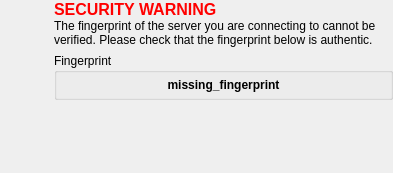
<ui version="4.0" >
 <class>FingerprintVerifyDialog</class>
 <widget class="QWidget" name="FingerprintVerifyDialog" >
  <property name="geometry" >
   <rect>
    <x>0</x>
    <y>0</y>
    <width>393</width>
    <height>173</height>
   </rect>
  </property>
  <layout class="QGridLayout" >
   <property name="leftMargin" >
    <number>0</number>
   </property>
   <property name="topMargin" >
    <number>0</number>
   </property>
   <property name="rightMargin" >
    <number>0</number>
   </property>
   <property name="bottomMargin" >
    <number>0</number>
   </property>
   <item row="0" column="0" >
    <layout class="QVBoxLayout" >
     <item>
      <widget class="QLabel" name="icon" >
       <property name="minimumSize" >
        <size>
         <width>48</width>
         <height>48</height>
        </size>
       </property>
       <property name="text" >
        <string/>
       </property>
      </widget>
     </item>
     <item>
      <spacer>
       <property name="orientation" >
        <enum>Qt::Vertical</enum>
       </property>
       <property name="sizeHint" >
        <size>
         <width>20</width>
         <height>171</height>
        </size>
       </property>
      </spacer>
     </item>
    </layout>
   </item>
   <item row="0" column="1" >
    <layout class="QVBoxLayout" >
     <item>
      <widget class="QLabel" name="label" >
       <property name="text" >
        <string>&lt;html>&lt;head>&lt;meta name="qrichtext" content="1" />&lt;style type="text/css">
p, li { white-space: pre-wrap; }
&lt;/style>&lt;/head>&lt;body style=" font-family:'Sans Serif'; font-size:9pt; font-weight:400; font-style:normal;">
&lt;p style=" margin-top:0px; margin-bottom:0px; margin-left:0px; margin-right:0px; -qt-block-indent:0; text-indent:0px;">&lt;span style=" font-size:12pt; font-weight:600; color:#ff0000;">SECURITY WARNING&lt;/span>&lt;/p>
&lt;p style=" margin-top:0px; margin-bottom:0px; margin-left:0px; margin-right:0px; -qt-block-indent:0; text-indent:0px; font-weight:600; color:#ff0000;">&lt;span style=" font-weight:400; color:#000000;">The fingerprint of the server you are connecting to cannot be verified. Please check that the fingerprint below is authentic.&lt;/span>&lt;/p>&lt;/body>&lt;/html></string>
       </property>
       <property name="wordWrap" >
        <bool>true</bool>
       </property>
      </widget>
     </item>
     <item>
      <widget class="QGroupBox" name="groupBox" >
       <property name="sizePolicy" >
        <sizepolicy vsizetype="Preferred" hsizetype="MinimumExpanding" >
         <horstretch>0</horstretch>
         <verstretch>0</verstretch>
        </sizepolicy>
       </property>
       <property name="title" >
        <string>Fingerprint</string>
       </property>
       <layout class="QGridLayout" >
        <property name="leftMargin" >
         <number>5</number>
        </property>
        <property name="topMargin" >
         <number>5</number>
        </property>
        <property name="rightMargin" >
         <number>5</number>
        </property>
        <property name="bottomMargin" >
         <number>5</number>
        </property>
        <item row="0" column="0" >
         <widget class="QLabel" name="fingerprint" >
          <property name="text" >
           <string>&lt;b>missing_fingerprint&lt;/b></string>
          </property>
          <property name="textFormat" >
           <enum>Qt::RichText</enum>
          </property>
          <property name="alignment" >
           <set>Qt::AlignCenter</set>
          </property>
         </widget>
        </item>
       </layout>
      </widget>
     </item>
     <item>
      <spacer>
       <property name="orientation" >
        <enum>Qt::Vertical</enum>
       </property>
       <property name="sizeHint" >
        <size>
         <width>20</width>
         <height>40</height>
        </size>
       </property>
      </spacer>
     </item>
    </layout>
   </item>
  </layout>
 </widget>
 <resources/>
 <connections/>
</ui>
